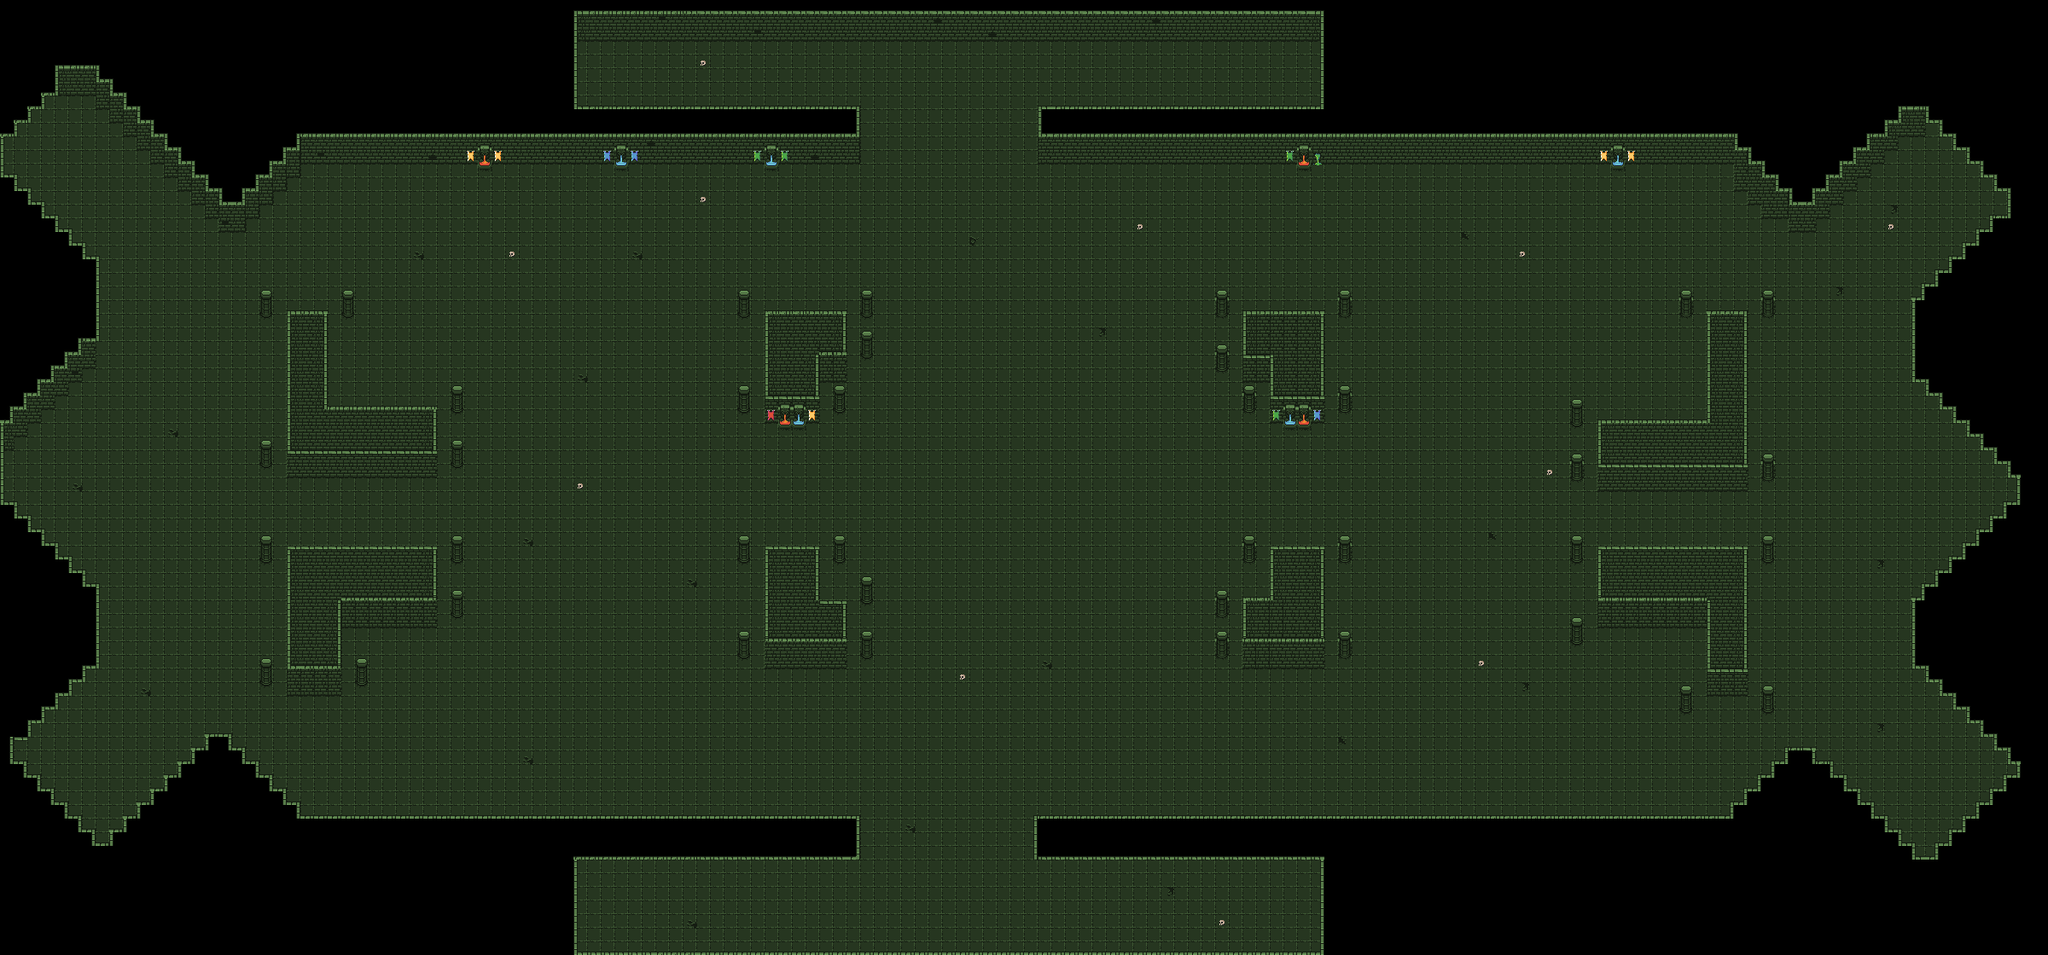

A level layout from a 2D game, rendered from its tile map. Below: a short description, then the map file with tile-grid data replaced by summaries:
An orthogonal 150x70 tile map with 16x16 px tiles, 4 tile layers (suelo, paredes2, paredes, Decoracion) and 117 objects.

<map version="1.2" tiledversion="1.2.5" orientation="orthogonal" renderorder="right-down" width="150" height="70" tilewidth="16" tileheight="16" infinite="0" nextlayerid="19" nextobjectid="182">
 <tileset firstgid="1" source="tilesets/tilesLv1.tsx" />
 <layer id="3" name="suelo" width="150" height="70">
  <data>[10500 cells, 7442 non-empty, 1 distinct tile ids]</data>
 </layer>
 <layer id="4" name="paredes2" width="150" height="70">
  <data>[10500 cells, 168 non-empty, 5 distinct tile ids]</data>
 </layer>
 <layer id="1" name="paredes" width="150" height="70">
  <data>[10500 cells, 1612 non-empty, 26 distinct tile ids]</data>
 </layer>
 <layer id="14" name="Decoracion" width="150" height="70">
  <data>[10500 cells, 162 non-empty, 21 distinct tile ids]</data>
 </layer>
 <objectgroup id="6" name="Hoyos">
  <object id="42" x="400" y="624">
   <point />
  </object>
  <object id="43" x="400" y="608">
   <point />
  </object>
  <object id="44" x="384" y="608">
   <point />
  </object>
  <object id="45" x="352" y="608">
   <point />
  </object>
  <object id="46" x="368" y="608">
   <point />
  </object>
  <object id="47" x="336" y="608">
   <point />
  </object>
  <object id="48" x="320" y="608">
   <point />
  </object>
  <object id="49" x="320" y="624">
   <point />
  </object>
  <object id="50" x="320" y="576">
   <point />
  </object>
  <object id="51" x="320" y="544">
   <point />
  </object>
  <object id="52" x="320" y="560">
   <point />
  </object>
  <object id="53" x="320" y="592">
   <point />
  </object>
  <object id="54" x="1984" y="608">
   <point />
  </object>
  <object id="55" x="1984" y="624">
   <point />
  </object>
  <object id="56" x="2032" y="608">
   <point />
  </object>
  <object id="57" x="2000" y="608">
   <point />
  </object>
  <object id="58" x="2016" y="608">
   <point />
  </object>
  <object id="59" x="2048" y="608">
   <point />
  </object>
  <object id="60" x="2064" y="608">
   <point />
  </object>
  <object id="61" x="2080" y="608">
   <point />
  </object>
  <object id="62" x="2080" y="624">
   <point />
  </object>
  <object id="63" x="2080" y="592">
   <point />
  </object>
  <object id="64" x="2080" y="576">
   <point />
  </object>
  <object id="65" x="2080" y="560">
   <point />
  </object>
 </objectgroup>
 <objectgroup id="15" name="Pinchos">
  <object id="139" x="1088" y="656">
   <point />
  </object>
  <object id="140" x="1104" y="656">
   <point />
  </object>
  <object id="141" x="1120" y="656">
   <point />
  </object>
  <object id="142" x="1136" y="656">
   <point />
  </object>
  <object id="143" x="1088" y="640">
   <point />
  </object>
  <object id="144" x="1088" y="608">
   <point />
  </object>
  <object id="145" x="1088" y="624">
   <point />
  </object>
  <object id="146" x="1088" y="544">
   <point />
  </object>
  <object id="147" x="1088" y="528">
   <point />
  </object>
  <object id="148" x="1088" y="512">
   <point />
  </object>
  <object id="149" x="1088" y="496">
   <point />
  </object>
  <object id="150" x="1104" y="496">
   <point />
  </object>
  <object id="151" x="1120" y="496">
   <point />
  </object>
  <object id="152" x="1136" y="496">
   <point />
  </object>
  <object id="153" x="1184" y="496">
   <point />
  </object>
  <object id="154" x="1200" y="496">
   <point />
  </object>
  <object id="155" x="1232" y="496">
   <point />
  </object>
  <object id="156" x="1216" y="496">
   <point />
  </object>
  <object id="157" x="1232" y="512">
   <point />
  </object>
  <object id="158" x="1232" y="528">
   <point />
  </object>
  <object id="159" x="1232" y="544">
   <point />
  </object>
  <object id="172" x="1184" y="656">
   <point />
  </object>
  <object id="173" x="1200" y="656">
   <point />
  </object>
  <object id="174" x="1216" y="656">
   <point />
  </object>
  <object id="175" x="1232" y="656">
   <point />
  </object>
  <object id="176" x="1232" y="640">
   <point />
  </object>
  <object id="177" x="1232" y="624">
   <point />
  </object>
  <object id="178" x="1232" y="608">
   <point />
  </object>
 </objectgroup>
 <objectgroup id="7" name="Telarañas">
  <object id="68" x="720" y="1104">
   <point />
  </object>
  <object id="69" x="720" y="1088">
   <point />
  </object>
  <object id="70" x="720" y="1072">
   <point />
  </object>
  <object id="71" x="720" y="1056">
   <point />
  </object>
  <object id="72" x="1488" y="1040">
   <point />
  </object>
  <object id="73" x="1488" y="1056">
   <point />
  </object>
  <object id="74" x="1488" y="1088">
   <point />
  </object>
  <object id="75" x="1488" y="1072">
   <point />
  </object>
  <object id="76" x="1488" y="1104">
   <point />
  </object>
  <object id="77" x="720" y="64">
   <point />
  </object>
  <object id="78" x="720" y="80">
   <point />
  </object>
  <object id="79" x="720" y="96">
   <point />
  </object>
  <object id="80" x="720" y="112">
   <point />
  </object>
  <object id="81" x="1504" y="64">
   <point />
  </object>
  <object id="82" x="1504" y="80">
   <point />
  </object>
  <object id="83" x="1504" y="96">
   <point />
  </object>
  <object id="84" x="1504" y="112">
   <point />
  </object>
 </objectgroup>
 <objectgroup id="8" name="Veneno" />
 <objectgroup id="9" name="Melee">
  <object id="85" x="416" y="384">
   <point />
  </object>
  <object id="86" x="512" y="384">
   <point />
  </object>
  <object id="88" x="144" y="928">
   <point />
  </object>
  <object id="89" x="176" y="896">
   <point />
  </object>
  <object id="90" x="208" y="864">
   <point />
  </object>
  <object id="91" x="1104" y="112">
   <point />
  </object>
  <object id="92" x="1952" y="912">
   <point />
  </object>
  <object id="93" x="2144" y="768">
   <point />
  </object>
 </objectgroup>
 <objectgroup id="10" name="Mago">
  <object id="96" x="1920" y="240">
   <point />
  </object>
  <object id="97" x="1984" y="304">
   <point />
  </object>
  <object id="98" x="1104" y="1056">
   <point />
  </object>
  <object id="100" x="464" y="448">
   <point />
  </object>
  <object id="101" x="240" y="656">
   <point />
  </object>
  <object id="102" x="288" y="720">
   <point />
  </object>
  <object id="103" x="192" y="736">
   <point />
  </object>
  <object id="110" x="464" y="608">
   <point />
  </object>
 </objectgroup>
 <objectgroup id="11" name="Tanque">
  <object id="104" x="176" y="272">
   <point />
  </object>
  <object id="105" x="1120" y="928">
   <point />
  </object>
  <object id="106" x="2128" y="560">
   <point />
  </object>
 </objectgroup>
 <objectgroup id="12" name="Fantasma">
  <object id="107" x="1984" y="480">
   <point />
  </object>
  <object id="108" x="1920" y="432">
   <point />
  </object>
  <object id="109" x="528" y="608">
   <point />
  </object>
  <object id="112" x="1952" y="768">
   <point />
  </object>
  <object id="113" x="432" y="768">
   <point />
  </object>
  <object id="115" x="2096" y="800">
   <point />
  </object>
 </objectgroup>
 <objectgroup id="13" name="Destructibles">
  <object id="117" x="688" y="64">
   <point />
  </object>
  <object id="118" x="688" y="96">
   <point />
  </object>
  <object id="120" x="1536" y="64">
   <point />
  </object>
  <object id="121" x="1536" y="96">
   <point />
  </object>
  <object id="122" x="2240" y="176">
   <point />
  </object>
  <object id="123" x="2288" y="224">
   <point />
  </object>
  <object id="124" x="2288" y="576">
   <point />
  </object>
  <object id="125" x="2288" y="880">
   <point />
  </object>
  <object id="126" x="2224" y="960">
   <point />
  </object>
  <object id="127" x="1280" y="1088">
   <point />
  </object>
  <object id="128" x="1136" y="1088">
   <point />
  </object>
  <object id="129" x="976" y="1088">
   <point />
  </object>
  </objectgroup>
 <objectgroup id="17" name="Libro">
  <!-- 2 objects omitted --></objectgroup>
 <objectgroup id="18" name="SigNivel">
  <!-- 1 objects omitted --></objectgroup>
</map>
<!-- 11 of 117 objects omitted -->